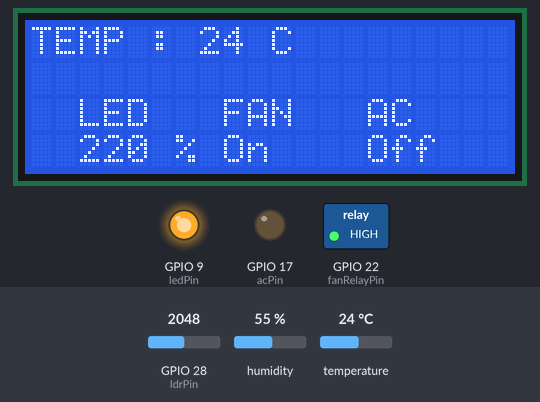
A sketch run on a simulated ESP32. Parts: 20×4 character LCD, switched loads named in the sketch (green lamp = pin HIGH), output pins drawn as LEDs (lit = HIGH). Inputs (shaded band) come from the test bench; at power-on: temperature 24 °C, GPIO 28 (ldrPin) = 2048, humidity 55 %. WiFi joins after 1.5 s; servers stay silent unless stated; no MQTT or app messages arrive unless stated; what the sketch prints to the serial monitor is not drawn.

Above: at 2.7 s.
2.8 s: temperature set to 20.7 °C
At 4.4 s:
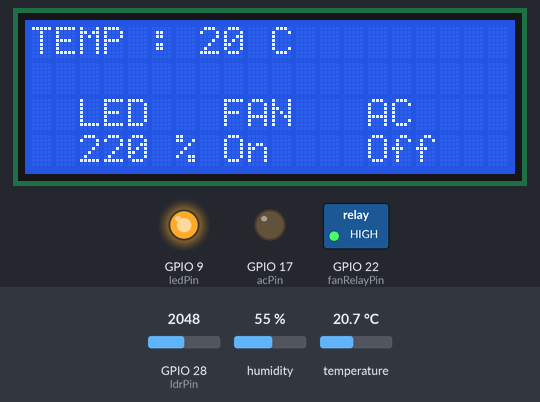
5.1 s: temperature set to 19.6 °C
At 6.2 s:
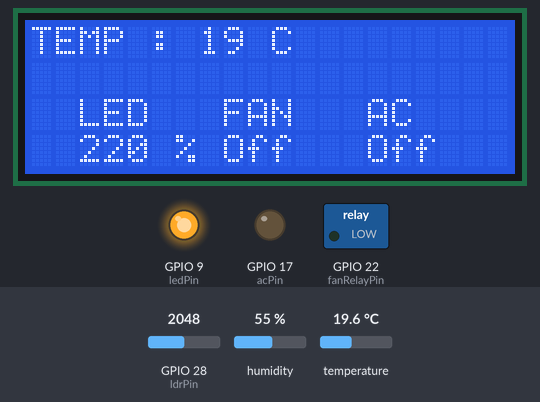
7.1 s: GPIO 28 (ldrPin) set to 1078
At 8.2 s:
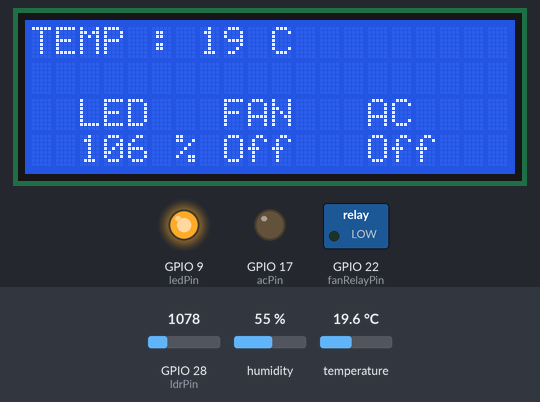
8.6 s: GPIO 28 (ldrPin) set to 997
At 9.3 s:
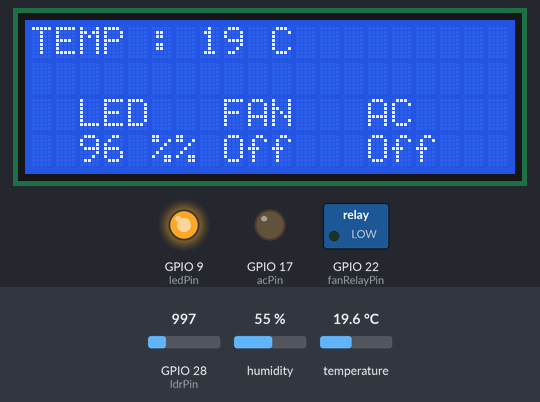
10.1 s: temperature set to 28 °C
At 12.5 s:
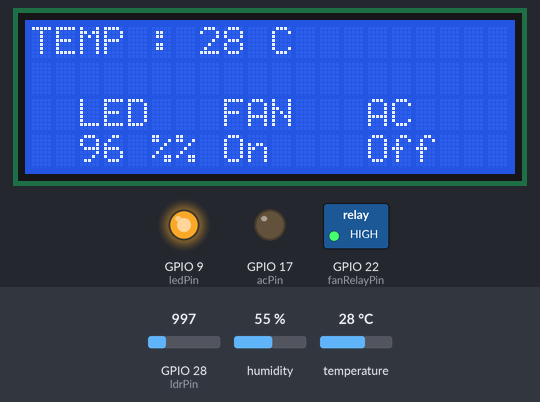
13.1 s: GPIO 28 (ldrPin) set to 0
At 13.9 s:
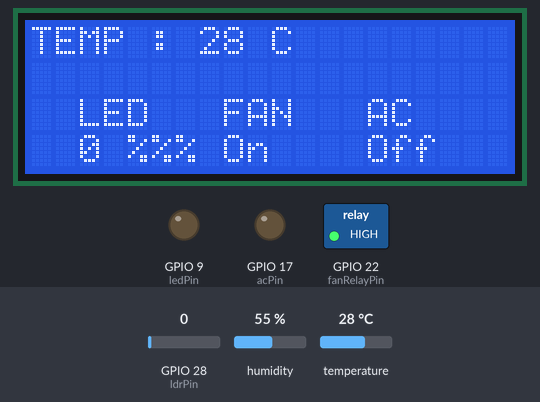
Timing chart, 0 to 15.6 s (numbered marks = the images above; inputs shaded):
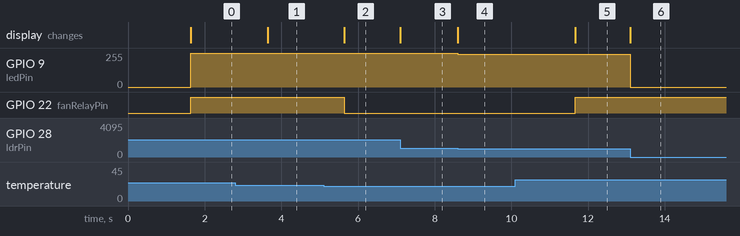

The sketch:

main.ino
```cpp
#include <Wire.h>
#include <DHT.h>
#include <LiquidCrystal.h>
#include <WiFi.h>
#include <PubSubClient.h>

LiquidCrystal lcd(0, 1, 2, 3, 4, 5);

#define DHTPIN 8
#define DHTTYPE DHT22
DHT dht(DHTPIN, DHTTYPE);
const int ledPin = 9; // LED pin
const int ldrPin = 28; // LDR pin
const int fanRelayPin = 22; // Fan relay pin
const int acPin = 17; // AC relay pin

int ledBrightness = 0;
bool isFanOn = false;
bool isACOn = false;

// MQTT Credentials
const char* ssid = "Wokwi-GUEST"; // Setting your AP SSID
const char* password = ""; // Setting your AP PSK
const char* mqttServer = "broker.hivemq.com";

const char* clientID = "pi-Wokwi"; //Random
const char* topic = "TempData";

// Parameters for using non-blocking delay
unsigned long previousMillis = 0;
const long interval = 1000;
String msgStr = "";      // MQTT message buffer

// Setting up WiFi and MQTT client
WiFiClient piClient;
PubSubClient client(piClient);

void setup_wifi() {
  delay(10);
  WiFi.begin(ssid, password);
  while (WiFi.status() != WL_CONNECTED) {
    delay(500);
    Serial.print(".");
  }
  Serial.println("");
  Serial.println("WiFi connected");
  Serial.println("IP address: ");
  Serial.println(WiFi.localIP());
}

void reconnect() {
  while (!client.connected()) {
    if (client.connect(clientID)) {
      Serial.println("MQTT connected");
    }
    else {
      Serial.print("failed, rc=");
      Serial.print(client.state());
      Serial.println(" try again in 5 seconds");
      delay(5000);  // wait 5sec and retry
    }
  }
}

// Subscribe callback
void callback(char* topic, byte* payload, unsigned int length) {
  Serial.print("Message arrived in topic: ");
  Serial.println(topic);
  Serial.print("Message: ");
  String data = "";
  for (int i = 0; i < length; i++) {
    Serial.print((char)payload[i]);
    data += (char)payload[i];
  }
  Serial.println();
  Serial.print("Message size: ");
  Serial.println(length);
  Serial.println();
  Serial.println("-----------------------");
  Serial.println(data);
}

void setup() {
  Serial.begin(115200);
  pinMode(ledPin, OUTPUT);
  pinMode(ldrPin, INPUT);
  pinMode(fanRelayPin, OUTPUT);
  pinMode(acPin, OUTPUT);

  dht.begin();
  lcd.begin(20, 4);
  lcd.setCursor(2, 2);
  lcd.print("LED");
  lcd.setCursor(8, 2);
  lcd.print("FAN");
  lcd.setCursor(14, 2);
  lcd.print("AC");

  setup_wifi();
  client.setServer(mqttServer, 1883); // Setting MQTT server
  client.setCallback(callback); // Define function which will be called when a message is received
}

void loop() {
  nodeRed();
  readSensors();
  controlDevices();
  displayStatus();
  delay(1);
}

void nodeRed(){
  if (!client.connected()) { // If client is not connected
    reconnect(); // Try to reconnect
  }
  client.loop();
  unsigned long currentMillis = millis(); // Read current time
  if (currentMillis - previousMillis >= interval) { // If current time - last time > 5 sec
    previousMillis = currentMillis;
  }
  int temp = dht.readTemperature();
  Serial.print(F("Temperature: "));
  Serial.print(temp);
  Serial.println(F("°C"));
  msgStr = String(temp);
  byte arrSize = msgStr.length() + 1;
  char msg[arrSize];
  Serial.print("PUBLISH DATA: ");
  Serial.println(msgStr);
  msgStr.toCharArray(msg, arrSize);
  client.publish(topic, msg);
  msgStr = "";
}

void readSensors() {
  // Reading LDR value
  int ldrValue = analogRead(ldrPin);
  ledBrightness = map(ldrValue, 170, 1023, 0, 255);
  int ledPercentage = map(ledBrightness, 0, 255, 0, 100);
  if (ledPercentage<0){
    ledPercentage=0;
  }
  // Reading temperature sensor value
  int tempValue = dht.readTemperature();
  lcd.setCursor(2,3);
  lcd.print(ledPercentage);
  lcd.print(" %");
  lcd.setCursor(0,0);
  lcd.print("TEMP : ");
  lcd.print(tempValue);
  lcd.print(" C");

  if (tempValue >= 30) { // Threshold temperature
    isFanOn = false;
    isACOn = true;
  } else if (tempValue < 30 && tempValue >= 20) {
    isFanOn = true;
    isACOn = false;
  } else if (tempValue < 20) {
    isFanOn = false;
    isACOn = false;
  }
}

void controlDevices() {
  analogWrite(ledPin, ledBrightness);
  digitalWrite(fanRelayPin, isFanOn ? HIGH : LOW);
  digitalWrite(acPin, isACOn ? HIGH : LOW);
}

void displayStatus() {
  // Displaying status on LCD
  lcd.setCursor(8, 3);
  lcd.print(isFanOn ? "On " : "Off");
  lcd.setCursor(14, 3);
  lcd.print(isACOn ? "On " : "Off");
}
```

Measured:
- the behaviour switches between 20 and 19.9 °C on temperature (found by bisection; images 1 and 2)
- the behaviour switches between 1023 and 1022 on GPIO 28 (ldrPin) (found by bisection; images 3 and 4)
- after the input at 2.8 s, the display: changes after 0.84 s (image 1)
- after the input at 5.1 s, GPIO 22 (fanRelayPin): HIGH → LOW after 0.55 s; the display: changes after 0.55 s (image 2)
- after the input at 7.1 s, the display: changes at once (image 3)
- after the input at 8.6 s, GPIO 9 (ledPin): 255/255 → 247/255 at once; the display: changes at once (image 4)
- after the input at 10.1 s, GPIO 22 (fanRelayPin): LOW → HIGH after 1.6 s; the display: changes after 1.6 s (image 5)
- after the input at 13.1 s, GPIO 9 (ledPin): 247/255 → 0/255 at once; the display: changes at once (image 6)
